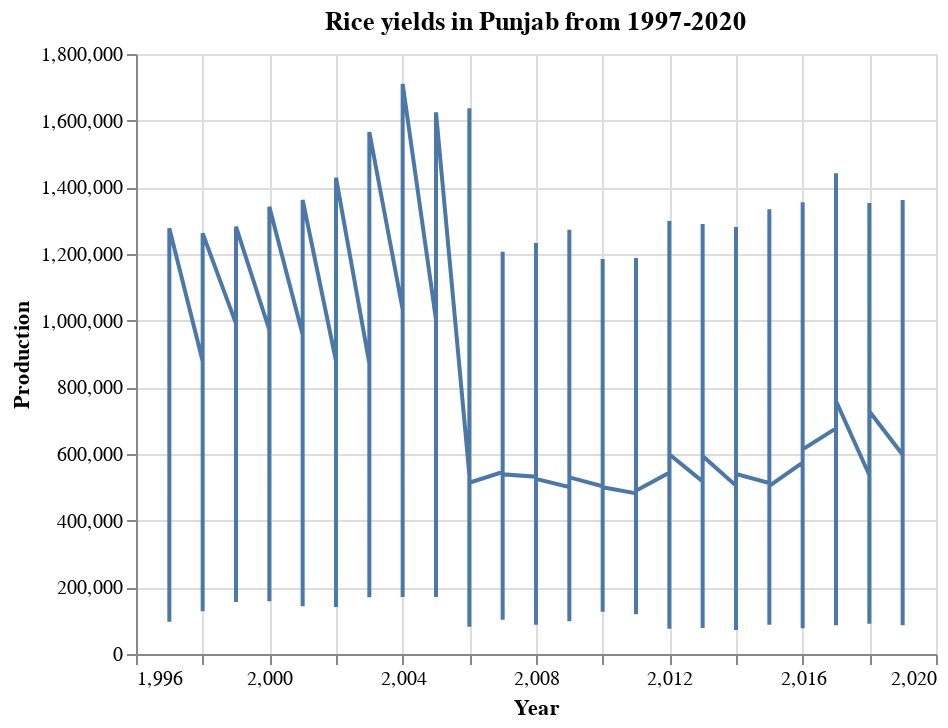

Here is the notebook cell this chart was saved with:
### Markdown cell above
I will try to find the way rice production has progressed over time, but as you can see below, this was a flawed way of doing it as the data is spread out across districts, and there is no cumulative data of rice production in every kharif year for the state.

### Code cell
alt.Chart(df_pj_rice).mark_line().encode(
    x='Year',
    y=('Production')
).properties(
    title='Rice yields in Punjab from 1997-2020')

### Figure 1 — Vega-Lite specification as saved in the notebook (floating-point values rounded to 4 significant figures; data arrays with more than 128 entries replaced by an {"elided": "..."} marker saying what was removed)
{"$schema": "https://vega.github.io/schema/vega-lite/v4.17.0.json", "config": {"view": {"continuousHeight": 300, "continuousWidth": 400}}, "data": {"name": "data-7797ca174a6cf30b761edc4168a218f6"}, "datasets": {"data-7797ca174a6cf30b761edc4168a218f6": {"elided": "448 records"}}, "encoding": {"x": {"field": "Year", "type": "quantitative"}, "y": {"field": "Production", "type": "quantitative"}}, "mark": "line", "title": "Rice yields in Punjab from 1997-2020"}
